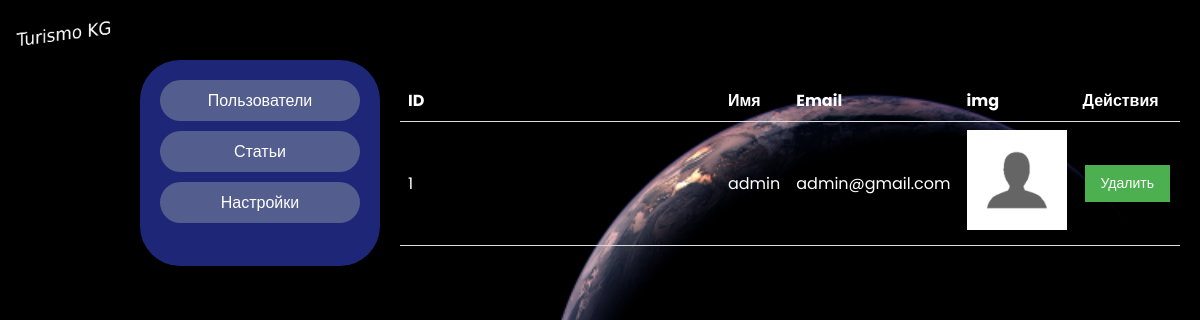
The page /avtorization/admin/admin.php?users (signed in) on the database its author committed.
### tables this page shows
CREATE TABLE `users` (
  `id` int NOT NULL,
  `name` varchar(255) NOT NULL,
  `email` varchar(255) NOT NULL,
  `img` varchar(500) NULL,
  `password` varchar(255) NOT NULL
);

### config/ClassAdmin.php (called while the page is built, shortened)
<?php
class ClassAdmin extends conect{
    public function All($structureName){
        $query = "SELECT * FROM $structureName";
        $stmt = self::$pdo->prepare($query);
        $stmt->execute();
        $all = $stmt->fetchAll(PDO::FETCH_ASSOC);
        return $all;
    }
};
?>

### avtorization/admin/admin.php (the view, shortened to what this page needs)
<?php
if ($_SESSION['name'] !== 'admin') {
    header('Location: ../../404.html');
    exit;
} else {
    require_once '../../config/ClassAdmin.php';
    $db = new ClassAdmin();
    $allUsers = $db->All('users');
    $allplaces = $db->All('places');
}
?>
<!DOCTYPE html>
<html>
<head>
    <link rel="stylesheet" href="adminStyle.css">
</head>
<body>
<div class="head"><?php require_once '../../attributes/head/head.php'; ?></div>
<div class="admin-panel">
    <div class="sidebar">
        <ul class="ul--1">
            <li class="li--1"><a class="a--1" href="?users">Пользователи</a></li>
            <li class="li--1"><a class="a--1" href="?places">Статьи</a></li>
            <li class="li--1"><a class="a--1" href="#">Настройки</a></li>
        </ul>
    </div>
    <div class="content">
        <?php if(isset($_GET['users'])){?>
        <table>
            <tr>
                <th>ID</th>
                <th>Имя</th>
                <th>Email</th>
                <th>img</th>
                <th>Действия</th>
            </tr>
            <?php foreach ($allUsers as $key) { ?>
                <tr>
                    <td><?= $key['id'] ?></td>
                    <td><?= $key['name'] ?></td>
                    <td><?= $key['email'] ?></td>
                    <td><img src="../../imgDefolt/imgUsers/<?= $key['img'] ?>" width="100px"></td>
                    <td>
                        <a class="button" href="?delete_id=<?= $key['id']; ?>&t=users" onclick="return confirm('Вы уверены, что хотите удалить пользователя?')">Удалить</a>
                    </td>
                </tr>
            <?php } ?>
        </table>
        <?php } else if(isset($_GET['places'])){?>
            <table>
            <tr>
                <th>ID</th>
                <th>Имя</th>
                <th>price</th>
                <th>region</th>
                <th>img</th>
                <th>Действия</th>
            </tr>
            <?php foreach ($allplaces as $key) { ?>
                <tr>
                    <td><?= $key['id'] ?></td>
                    <td><?= $key['name'] ?></td>
                    <td><?= $key['price'] ?></td>
                    <td><?= $key['region'] ?></td>
                    <td><img src="../../img/<?= $key['img'] ?>"  width="100px"></td>
                    <td>
                        <a class="button" href="?delete_id=<?= $key['id']; ?>&t=places" onclick="return confirm('Вы уверены, что хотите удалить Статью ?')">Удалить</a>
                        <a class="button" href="?update=<?= $key['id']; ?>">Изменить</a>
                    </td>
                </tr>
            <?php } ?>
        </table>
        <a class="button" href="?cread">Добавить</a>
        <?php }else if (isset($_GET['update'])) { ?>
            <form method="post" action="" enctype="multipart/form-data">
                <table>
                    <tr>
                        <th>ID</th>
                        <th>Имя</th>
                        <th>price</th>
                        <th>region</th>
                        <th>img</th>
                    </tr>
                    <?php foreach ($allplaces as $key) {
                        if ($key['id'] == $_GET['update']) { ?>
                            <tr>
                                <td><?= $key['id']; ?></td>
                                <td><input type="text" name="name" value="<?= $key['name']; ?>"></td>
                                <td><input type="text" name="price" value="<?= $key['price']; ?>"></td>
                                <td><input type="text" name="region" value="<?= $key['region']; ?>"></td>
                                <td><input type="text" name="img" value="<?= $key['img']; ?>"></td>
                                <td>
                                    <input type="hidden" name="id" value="<?= $key['id']; ?>">
                                    <input type="submit" name="Update" value="Обновить">
                                </td>
                            </tr>
                    <?php }
                    } ?>
                </table>
            </form>
        <?php } else if (isset($_GET['cread'])) { ?>
            <form method="post" action="" enctype="multipart/form-data">
                <table>
                    <tr>
                        <th>Имя</th>
                        <th>price</th>
                        <th>region</th>
                        <th>img</th>
                    </tr>
                        <tr>
                            <td><input type="text" required="required" name="name" placeholder="Name"></td>
                            <td><input type="text" required="required" name="price" placeholder="Price"></td>
                            <td>
                                <input type="radio" id="huey" name="region" value="Иссык-Кульская" checked>
                                <label for="Иссык-Кульская">Иссык-Кульская</label>
                                </div>
                                <div>
                                    <input type="radio" id="louie" name="region" value="Чуйская">
                                    <label for="Чуйская">Чуйская</label>
                                </div>
                                <div>
                                    <input type="radio" id="louie" name="region" value="Таласская">
                                    <label for="Таласская">Таласская</label>
                                </div>
                                <div>
                                    <input type="radio" id="louie" name="region" value="Нарынская">
                                    <label for="Нарынская">Нарынская</label>
                                </div>
                                <div>
                                    <input type="radio" id="louie" name="region" value="Ошская">
                                    <label for="Ошская">Ошская</label>
                                </div>
                                <div>
                                    <input type="radio" id="louie" name="region" value="Джалал-Абадская">
                                    <label for="Джалал-Абадская">Джалал-Абадская</label>
                                </div>
                                <div>
                                    <input type="radio" id="louie" name="region" value="Джалал-Абадская">
                                    <label for="Джалал-Абадская">Баткенская</label>
                                </div>
                            </td>
                            <td>
                                <input type="file" name="file">
                            </td>
                            <td><input class="button" type="submit" name="Creat" value="Добавить"></td>
                        </tr>
                </table>
            </form>
        <?php } ?>
    </div>
</div>
</body>
</html>

### avtorization/admin/adminStyle.css (style rules this page uses)
.head { height: 60px; }
body { color: #fff; background-image: url(../../imgDefolt/DefoltFoto/fon12.png); background-size: cover; }
.admin-panel { display: flex; }
.admin-panel .sidebar { width: 200px; background-color: #4255ff77; padding: 20px; border-radius: 40px; margin-left: 10px; }
.admin-panel .content { flex-grow: 1; padding: 20px; }
.sidebar .ul--1 { list-style-type: none; padding: 0; margin: 0; }
.sidebar .li--1 { margin-bottom: 10px; }
.sidebar .a--1 { display: block; text-align: center; padding: 8px 16px; background-color: #535e8e; border-radius: 40px; text-decoration: none; color: #ffffff; }
table { border-collapse: collapse; width: 100%; }
th, td { padding: 8px; text-align: left; height: 100%; width: 100%; border-bottom: 1px solid #ddd; }
.button { background-color: #4CAF50; border: none; height: 100%; color: white; padding: 8px 16px; text-align: center; text-decoration: none; display: inline-block; font-size: 14px; margin: 4px 2px; cursor: pointer; }

### attributes/head/head.php (style rules this page uses)
body { font-family: 'Poppins', sans-serif; }
* { margin: 0; padding: 0; }

### rows shown on the page
users: id "1", name "admin", email "admin@gmail.com", img (picture)
